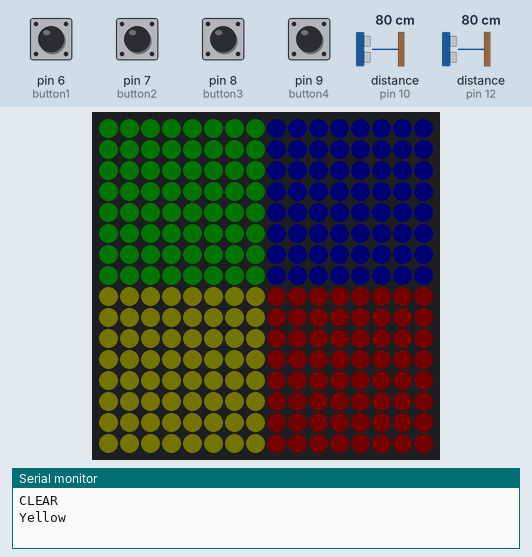
A sketch run on a simulated Arduino Uno, built with avr-gcc and run on an emulated ATmega328P. Parts: 16×16 RGB LED matrix (first LED top left, wired row by row), the last lines printed to the serial monitor. Wiring (inferred from the names in the program): 2 × ultrasonic range finder: trigger pin 11, echo pin 10 / trigger pin 13, echo pin 12. Inputs (shaded band) come from the test bench; at power-on: pin 6 (button1), pin 7 (button2), pin 8 (button3), pin 9 (button4) HIGH, distance to the obstacle (sensors on pin 10, pin 12) 80 cm. The echo pulse lasts 58.3 µs per cm; dim RGB values are drawn brighter than linear; random numbers use the default seed unless the sketch sets one.

Above: at 2.2 s.
2.3 s: pin 8 (button3) pulled LOW for 0.15 s
At 3.2 s:
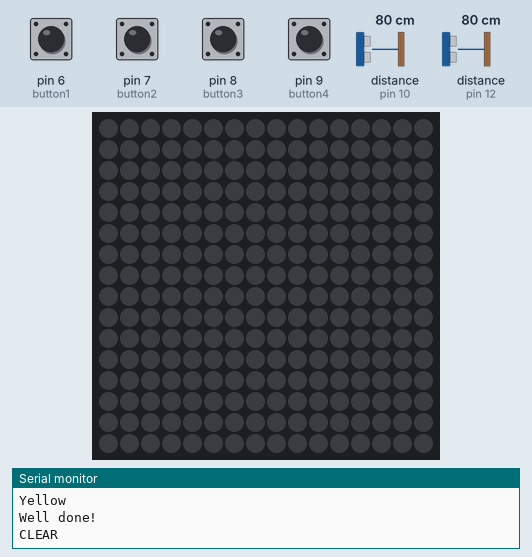
4.9 s: pin 8 (button3) pulled LOW for 1 s
At 7.7 s:
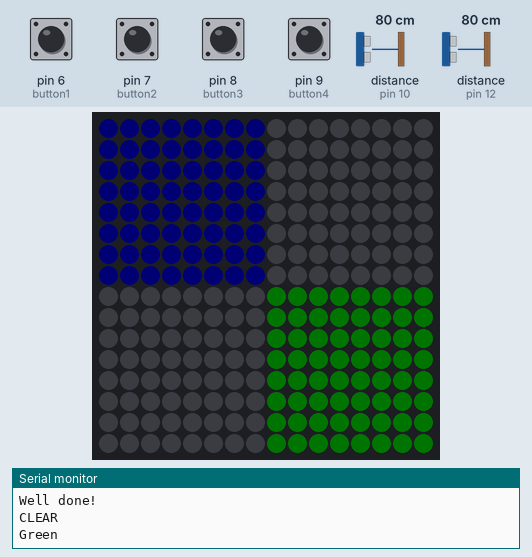
8.4 s: pin 9 (button4) pulled LOW for 0.15 s
At 10.2 s:
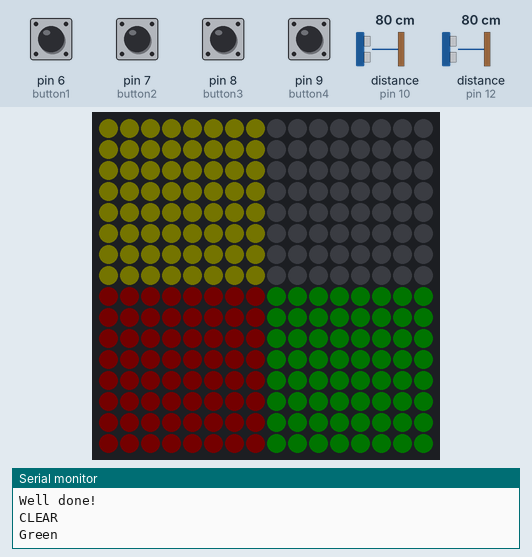
11.1 s: pin 9 (button4) pulled LOW for 1 s
At 14.0 s:
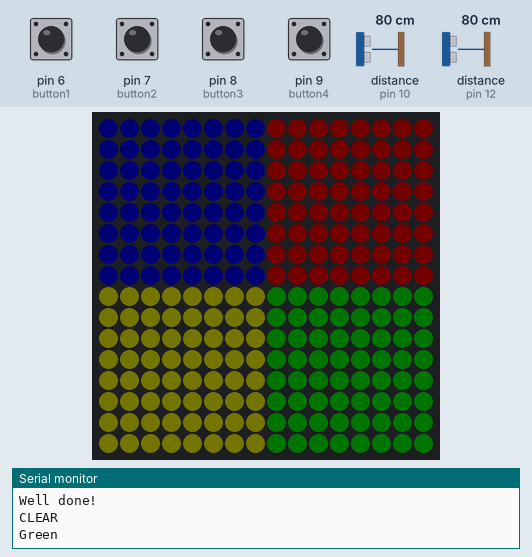
Timing chart, 0 to 15.5 s (numbered marks = the images above; inputs shaded):
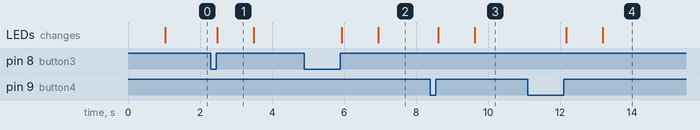

The sketch:

arduinoTI.ino
```cpp
#include <FastLED.h>

const int width = 16;
const int height = 16;
const int numLeds = width * height;
const int ledMatrix = 3;

int button1 = 6;
int button2 = 7;
int button3 = 8;
int button4 = 9;


CRGB leds[numLeds];

const char * corNomes[] = { "Red", "Green", "Blue", "Yellow" };
const CRGB corVals[] = { CRGB::Red, CRGB::Green, CRGB::Blue, CRGB::Yellow };
const int numCores = sizeof(corNomes) / sizeof(corNomes[0]);

bool quadAtivo[4] = { false, false, false, false };
CRGB quadCores[4];
int quadCerto = -1;

int XY(int x, int y) {
  if (y % 2 == 0) {
    return y * width + x;
  } else {
    return y * width + (width - 1 - x);
  }
}

const int trig1 = 11;
const int echo1 = 10;
const int trig2 = 13;
const int echo2 = 12;

long lerDist(int trigPin, int echoPin) {
  digitalWrite(trigPin, LOW);
  delayMicroseconds(2);
  digitalWrite(trigPin, HIGH);
  delayMicroseconds(10);
  digitalWrite(trigPin, LOW);
  long duration = pulseIn(echoPin, HIGH, 30000);
  return duration * 0.034 / 2;
}

void fillQuad(int q, CRGB cor) {
  int xStart = (q % 2) * 8;
  int yStart = (q / 2) * 8;
  for (int y = yStart; y < yStart + 8; y++) {
    for (int x = xStart; x < xStart + 8; x++) {
      leds[XY(x, y)] = cor;
    }
  }
}

void clearMatrix() {
  fill_solid(leds, numLeds, CRGB::Black);
}

void randomQuads() {
   clearMatrix();
  Serial.println("CLEAR");
  FastLED.show();
  delay(1000);

  for (int i = 0; i < 4; i++) {
    quadAtivo[i] = false;
    quadCores[i] = CRGB::Black;
  }

  int numQuads = random(2, 5);
  int chosenQuadrants[4] = { 0, 1, 2, 3 };
  int availableColors[numCores];
  for (int i = 0; i < numCores; i++) availableColors[i] = i;

  for (int i = 0; i < 4; i++) {
    int r = random(i, 4);
    int temp = chosenQuadrants[i];
    chosenQuadrants[i] = chosenQuadrants[r];
    chosenQuadrants[r] = temp;
  }

  for (int i = 0; i < numCores; i++) {
    int r = random(i, numCores);
    int temp = availableColors[i];
    availableColors[i] = availableColors[r];
    availableColors[r] = temp;
  }

  for (int i = 0; i < numQuads; i++) {
    int q = chosenQuadrants[i];
    int indexCor = availableColors[i];
    CRGB cor = corVals[indexCor];
    fillQuad(q, cor);
    quadAtivo[q] = true;
    quadCores[q] = cor;
  }

  FastLED.show();

  int activeQs[4];
  int count = 0;
  for (int i = 0; i < 4; i++) {
    if (quadAtivo[i]) {
      activeQs[count++] = i;
    }
  }

  quadCerto = activeQs[random(0, count)];
  CRGB targetCor = quadCores[quadCerto];
  for (int i = 0; i < numCores; i++) {
    if (targetCor == corVals[i]) {
      Serial.println(corNomes[i]);
      break;
    }
  }
}


void setup() {
  Serial.begin(9600);
  FastLED.addLeds<WS2812, ledMatrix, GRB>(leds, numLeds);
  FastLED.clear();
  FastLED.show();

  pinMode(button1, INPUT_PULLUP);
  pinMode(button2, INPUT_PULLUP);
  pinMode(button3, INPUT_PULLUP);
  pinMode(button4, INPUT_PULLUP);

  pinMode(trig1, OUTPUT);
pinMode(echo1, INPUT);
pinMode(trig2, OUTPUT);
pinMode(echo2, INPUT);

  randomSeed(analogRead(A0));
  FastLED.setBrightness(1);
  randomQuads();
}

bool lastButtonState[4] = {HIGH, HIGH, HIGH, HIGH};

void loop() {
  int buttons[4] = {button1, button2, button3, button4};

  for (int i = 0; i < 4; i++) {
    bool currentState = digitalRead(buttons[i]);

    if (lastButtonState[i] == LOW && currentState == HIGH) {
      if (quadCerto == i) {
        Serial.println("Well done!");
        randomQuads();
      } else {
        Serial.println("Wrong button!");
      }
    }

    lastButtonState[i] = currentState;
  }

  // Distance-based "buttons"
long dist1 = lerDist(trig1, echo1);
long dist2 = lerDist(trig2, echo2);

const int triggerDistance = 15;

static bool wasClose1 = false;
static bool wasClose2 = false;

bool isClose1 = dist1 > 0 && dist1 < triggerDistance;
bool isClose2 = dist2 > 0 && dist2 < triggerDistance;

if (wasClose1 && !isClose1) {
  if (quadCerto == 0) {
    Serial.println("Well done!");
    randomQuads();
  } else {
    Serial.println("Wrong sensor!");
  }
}
if (wasClose2 && !isClose2) {
  if (quadCerto == 2) {
    Serial.println("Well done!");
    randomQuads();
  } else {
    Serial.println("Wrong sensor!");
  }
}

wasClose1 = isClose1;
wasClose2 = isClose2;


  delay(100);
}
```

Measured:
- after the input at 2.3 s, the LEDs: change after 0.18 s (image 1)
- after the input at 4.9 s, the LEDs: first change after 1.0 s (image 2 shows a later state)
- after the input at 8.4 s, the LEDs: first change after 0.22 s (image 3 shows a later state)
- after the input at 11.1 s, the LEDs: first change after 1.1 s (image 4 shows a later state)
- what the display in image 1 shows lasts 1.0 s, from 2.5 s to 3.5 s
